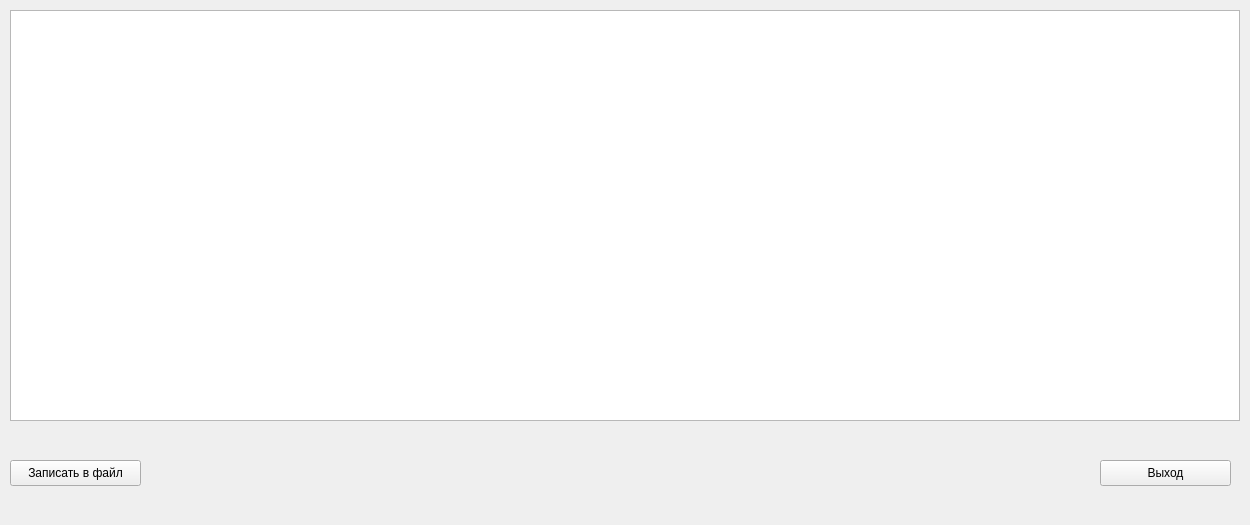
<?xml version="1.0" encoding="UTF-8"?>
<ui version="4.0">
 <class>FormInformationResourcesCosts</class>
 <widget class="QWidget" name="FormInformationResourcesCosts">
  <property name="geometry">
   <rect>
    <x>0</x>
    <y>0</y>
    <width>1250</width>
    <height>525</height>
   </rect>
  </property>
  <property name="windowTitle">
   <string>Результат</string>
  </property>
  <widget class="QTableWidget" name="tableResultCost">
   <property name="geometry">
    <rect>
     <x>10</x>
     <y>10</y>
     <width>1230</width>
     <height>411</height>
    </rect>
   </property>
  </widget>
  <widget class="QPushButton" name="butt_writef_file">
   <property name="geometry">
    <rect>
     <x>10</x>
     <y>460</y>
     <width>131</width>
     <height>26</height>
    </rect>
   </property>
   <property name="text">
    <string>Записать в файл</string>
   </property>
  </widget>
  <widget class="QPushButton" name="exit">
   <property name="geometry">
    <rect>
     <x>1100</x>
     <y>460</y>
     <width>131</width>
     <height>26</height>
    </rect>
   </property>
   <property name="text">
    <string>Выход</string>
   </property>
  </widget>
 </widget>
 <resources/>
 <connections/>
</ui>
